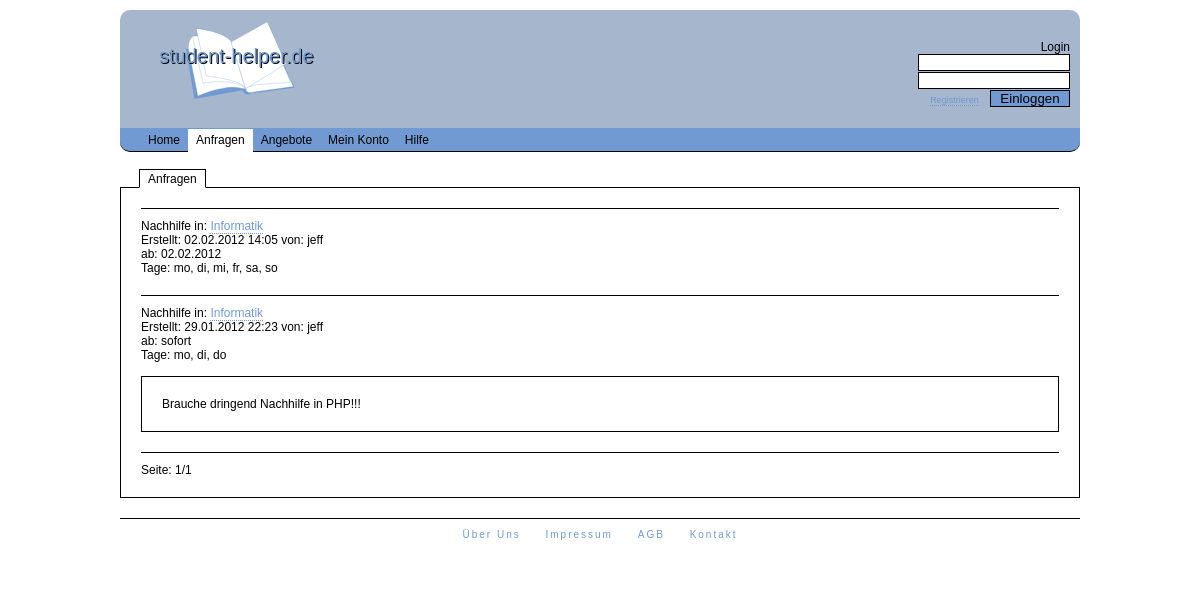
The app's page /index.php?l=anfragen&nachid=1 with its own data.
### tables this page shows
CREATE TABLE IF NOT EXISTS `nachhilfe` (
  `id` int(11) NOT NULL AUTO_INCREMENT,
  `userid` int(11) NOT NULL,
  `ortid` int(11) NOT NULL,
  `datetime` varchar(19) NOT NULL,
  `fach` varchar(30) NOT NULL,
  `zeitraum` varchar(30) NOT NULL,
  `tage` varchar(30) NOT NULL,
  `text` varchar(300) NOT NULL,
  `typ` tinyint(1) NOT NULL,
  `erledigt` tinyint(1) NOT NULL,
  PRIMARY KEY (`id`)
);

CREATE TABLE IF NOT EXISTS `user` (
  `id` int(11) NOT NULL AUTO_INCREMENT,
  `nick` varchar(20) NOT NULL,
  `email` varchar(30) NOT NULL,
  `pass` varchar(32) NOT NULL,
  `hochschulid` int(11) DEFAULT NULL,
  `name` varchar(30) DEFAULT NULL,
  `vorname` varchar(30) DEFAULT NULL,
  PRIMARY KEY (`id`)
);

### class/class.database.php (called while the page is built, shortened)
<?php
class Database {
    private $dbuser = 'swa3';
	private $dbpass = 'Shaim6ie';
	private $dbdb = 'swa3';
	public function __construct(){
	    try {
	        $this->db = new PDO('mysql:host=localhost;dbname='.$this->dbdb, $this->dbuser, $this->dbpass);
	        $this->db->setAttribute( PDO::ATTR_ERRMODE, PDO::ERRMODE_EXCEPTION );
	        $stmt = $this->db->prepare('SET NAMES utf8');
	        $stmt->execute();
	        $stmt = $this->db->prepare('SET CHARACTER SET utf8');
	        $stmt->execute();
        }
        catch (PDOException $e) {
            print "Error!: " . $e->getMessage() . "<br/>";
            die();
        }
	}
	public function select($what, $tabname, $where = null, $order = null, $limit = null){
	    try {
	        if (!$where){
	            $sql = "SELECT $what FROM $tabname";
	            $stmt = $this->db->prepare($sql);
	            $stmt->execute();
	        }
	        else {
	            $wherecond = "";
                foreach ($where AS $key => $val){
                    $wherecond .= ' AND `'.$key.'`=:'.$key;
                }
                if (!$order && !$limit){
	                $sql = "SELECT $what FROM `$tabname` WHERE ".substr($wherecond, 5);
	                $stmt = $this->db->prepare($sql);
	            }
	            elseif ($order && !$limit){
	                if (count($order) == 2){
	                    $ad = $order[1];
	                }
	                else {
	                    $ad = 'ASC';
	                }
	                $sql = "SELECT $what FROM `$tabname` WHERE ".substr($wherecond, 5)." ORDER BY $order[0] $ad";
	                $stmt = $this->db->prepare($sql);
	            }
	            foreach ($where AS $key => $val){
	                $stmt->bindParam(':'.$key, $where[$key]);
	            }
	            $stmt->execute();
	        }
	        return $stmt;
	    }
	    catch (PDOException $e) {
            print "Error!: " . $e->getMessage() . "<br/>";
            die();
        }
	}
}
?>

### auth/auth.php (called while the page is built, shortened)
<?php
$db = new Database();
?>

### content/nachhilfe.php (the view, shortened to what this page needs)
<?php
unset($where);
if ($_GET['l'] == 'anfragen'){
    $where['typ'] = 1;
}
elseif ($_GET['l'] == 'angebote'){
    $where['typ'] = 0;
}
elseif ((($_GET['l'] == 'meinkonto') && !isset($_GET['a'])) || (($_GET['l'] == 'meinkonto') && ($_GET['a'] == 'angebote'))){
    $where['typ'] = 0;
    $where['userid'] = $_SESSION['userid'];
}
elseif (($_GET['l'] == 'meinkonto') && ($_GET['a'] == 'anfragen')){
    $where['userid'] = $_SESSION['userid'];
    $where['typ'] = 1;
}
$where['erledigt'] = 0;
$order[0] = 'id';
$order[1] = 'DESC';
$stmt = $db->select("*", "nachhilfe", $where, $order);
$anzahl = $stmt->rowCount();
if ($anzahl == 0){
    echo '<div id="nachhilfecontainer">Keine Einträge vorhanden</div>';
}
else {
    for ($x = 0; $x < $anzahl; $x++){
        $ergarr[$x] = $stmt->fetchObject();
    }
    $seiten = intval($anzahl/10);
    if (($anzahl%10) > 0){
        $seiten += 1;
    }
    if (!isset($_GET['seite'])){
        $seite = 1;
    }
    else {
        $seite = $_GET['seite'];
    }
    $start = ($seite*10)-10;
    if ($anzahl > $start+10){
        $ende = $start+10;
    }
    else {
        $ende = $anzahl;
    }
    for ($start; $start < $ende; $start++){
        unset($where);
        $where['id'] = $ergarr[$start]->userid;
        $uisq = $db->select("nick", "user", $where);
        $uierg = $uisq->fetchObject();
        echo '<div id="nachhilfecontainer">
                <div id="nachhilfehead">';
        echo 'Nachhilfe in: ';
        $link = "";
        $lin = '';
        echo '<a href="index.php?l='.$_GET['l'].$lin.$link.'&nachid='.$ergarr[$start]->id.'">'.$ergarr[$start]->fach.'</a></br>';
        $datum = explode("-", $ergarr[$start]->datetime);
        echo 'Erstellt: '.$datum["2"].'.'.$datum["1"].'.'.$datum["0"].' '.$datum["3"].':'.$datum["4"].' ';
        echo 'von: '.$uierg->nick.'<br/>';
        echo 'ab: '.$ergarr[$start]->zeitraum.'<br/>';
        $tag = '';
        $tage = explode(';', $ergarr[$start]->tage);
        for ($i = 0; $i < count($tage); $i++){
            $tag .= ', '.$tage[$i];
        }
        echo 'Tage: '.substr($tag, 2);
        echo '</div>';
        if (isset($_GET["nachid"]) && ($_GET["nachid"] == $ergarr[$start]->id)){
            echo '<br/><div id="nachhilfebody">'.$ergarr[$start]->text.'</div>';
        }
        echo '</div>';
    }
    echo '<div id="seite">';
    echo 'Seite: '.$seite.'/'.$seiten;
    echo '</div>';
}
?>

### style.css (style rules this page uses)
body { background-color: white ;color: black; font-family: Verdana, Arial, Helvetica, sans-serif; font-size: 12px; }
body, div, h1, h2, h3, h4, h5, h6, p, th, td, ul, li, form, input, textarea { padding: 0; margin: 0; }
a { text-decoration: none; }
a:link { color: #709AD1; }
#content a { border-bottom: 1px dotted #709AD1; }
#nachhilfecontainer { border-top: 1px solid black; padding: 10px 0 20px 0; }
#seite { border-top: 1px solid black; padding: 10px 0 0 0; }
#nachhilfebody { border: 1px solid black; padding: 20px; }

### records on screen
nachhilfe: fach "Informatik", datetime "02", datetime "2012", datetime "14", datetime "05", userid.nick "jeff", zeitraum "02.02.2012", tag "mo, di, mi, fr, sa, so"
nachhilfe: fach "Informatik", datetime "29", datetime "01", datetime "2012", datetime "22", datetime "23", userid.nick "jeff", zeitraum "sofort", tag "mo, di, do", text "Brauche dringend Nachhilfe in PHP!!!"

### other values on screen
$seite "1"
$seiten "1"
